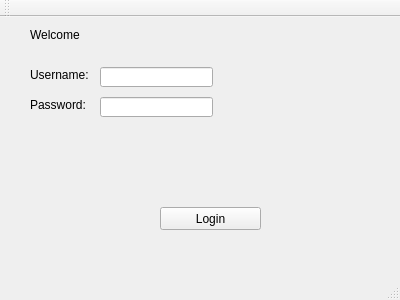
<?xml version="1.0" encoding="UTF-8"?>
<ui version="4.0">
 <class>MainWindow</class>
 <widget class="QMainWindow" name="MainWindow">
  <property name="geometry">
   <rect>
    <x>0</x>
    <y>0</y>
    <width>400</width>
    <height>300</height>
   </rect>
  </property>
  <property name="windowTitle">
   <string>MainWindow</string>
  </property>
  <widget class="QWidget" name="centralWidget">
   <widget class="QPushButton" name="pushButton">
    <property name="geometry">
     <rect>
      <x>160</x>
      <y>190</y>
      <width>101</width>
      <height>23</height>
     </rect>
    </property>
    <property name="text">
     <string>Login</string>
    </property>
   </widget>
   <widget class="QLabel" name="label">
    <property name="geometry">
     <rect>
      <x>30</x>
      <y>10</y>
      <width>111</width>
      <height>16</height>
     </rect>
    </property>
    <property name="text">
     <string>Welcome</string>
    </property>
   </widget>
   <widget class="QLabel" name="label_2">
    <property name="geometry">
     <rect>
      <x>30</x>
      <y>50</y>
      <width>111</width>
      <height>16</height>
     </rect>
    </property>
    <property name="text">
     <string>Username:</string>
    </property>
   </widget>
   <widget class="QLabel" name="label_3">
    <property name="geometry">
     <rect>
      <x>30</x>
      <y>80</y>
      <width>111</width>
      <height>16</height>
     </rect>
    </property>
    <property name="text">
     <string>Password:</string>
    </property>
   </widget>
   <widget class="QLineEdit" name="username">
    <property name="geometry">
     <rect>
      <x>100</x>
      <y>50</y>
      <width>113</width>
      <height>20</height>
     </rect>
    </property>
   </widget>
   <widget class="QLineEdit" name="password">
    <property name="geometry">
     <rect>
      <x>100</x>
      <y>80</y>
      <width>113</width>
      <height>20</height>
     </rect>
    </property>
   </widget>
  </widget>
  <widget class="QMenuBar" name="menuBar">
   <property name="geometry">
    <rect>
     <x>0</x>
     <y>0</y>
     <width>400</width>
     <height>21</height>
    </rect>
   </property>
  </widget>
  <widget class="QToolBar" name="mainToolBar">
   <attribute name="toolBarArea">
    <enum>TopToolBarArea</enum>
   </attribute>
   <attribute name="toolBarBreak">
    <bool>false</bool>
   </attribute>
  </widget>
  <widget class="QStatusBar" name="statusBar"/>
 </widget>
 <layoutdefault spacing="6" margin="11"/>
 <resources/>
 <connections/>
</ui>
